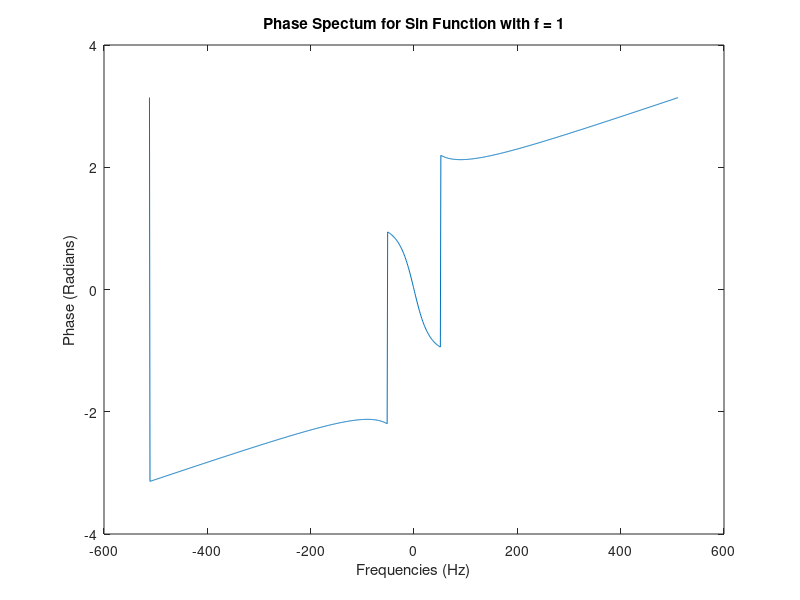
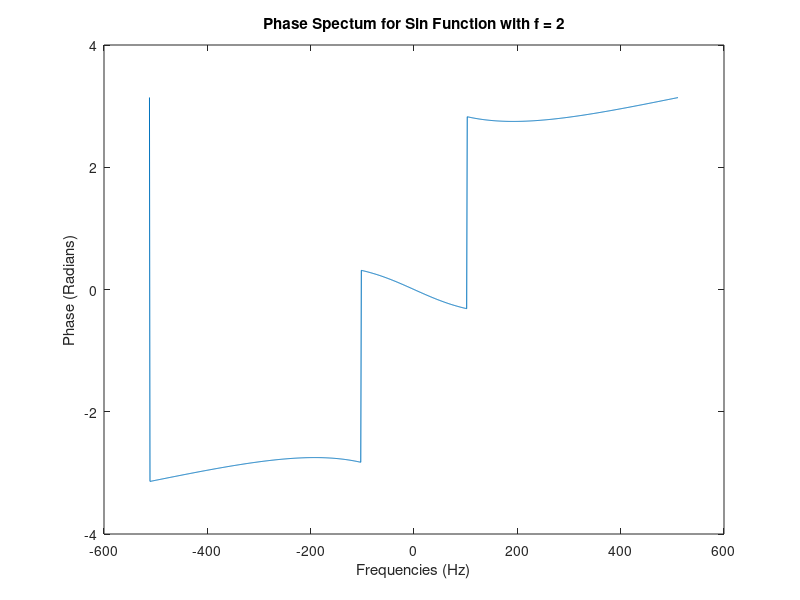
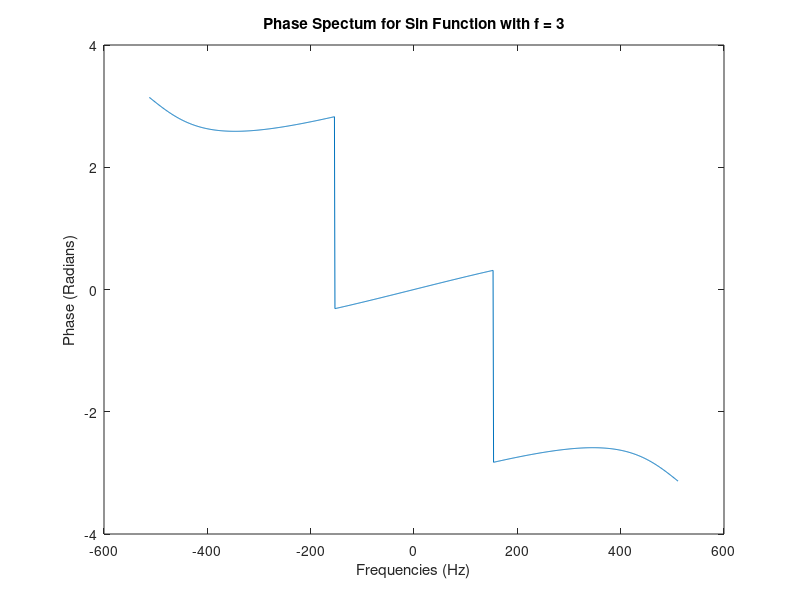
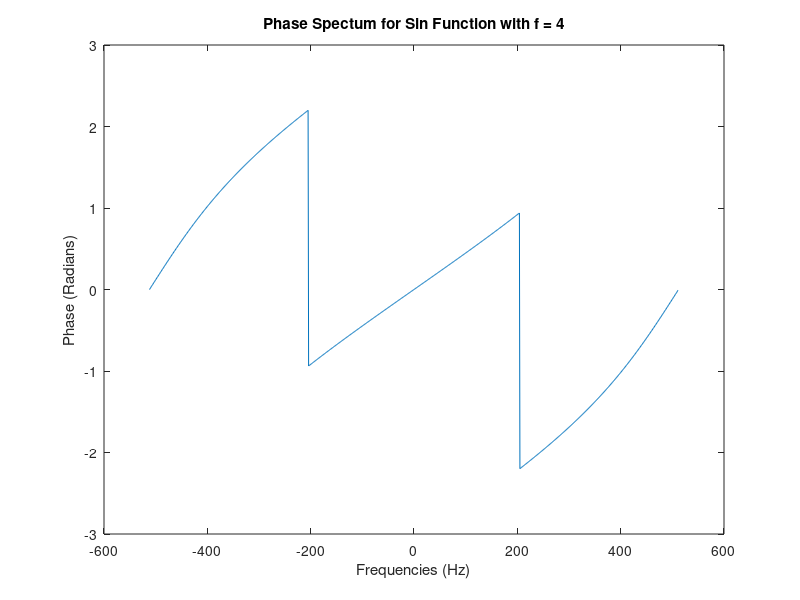

These charts were generated, in order, by the following MATLAB code:
%% Assignment 6 
% Generate a set of time series of a sinusodial function with varying
%  natural frequencies 
samp_rate = 20;%sps
dt  = 1/20 ; %s
f_n = 1/(2*dt); %hz 
N = 1024 ; 
t = [0: dt: (N-1)*dt];
freq = [1:1:19]; 

% double for loops in order to make a matrix with each sample frequency
% in a row with 1024 points corresponding to different times in our series 

for n = 1:length(freq)
    for m = 1:length(t)
        y(n,m) = sin(2*pi*freq(n).*t(m)) ;
    end
    figure(n)
    plot(t,y(n,:))
    title(sprintf( 'Time Series for Sin Function with f = %g', n))
    xlim([0, 2*pi]) 
    xlabel('Time (s)') 
end

%% Fourier Tranform  & plot? 
% TAKING THE FOURIER TRANSFORM THEN SHIFTING IT SO IT'LL BE IN THE RIGHT
% ORDER
fn = [[0:((N/2)-1)], [-N/2: -1]]; %natural frequencies 
for p = 1:length(freq) 
    fft_y(p,:) = fft(y(p,:), N);%N^2 to pad to increase resolution 
    sfft_y(p,:) = fftshift(fft_y(p,:));
    amp_y(p,:) = abs(sfft_y(p,:)); % amplitude
    phas_y(p,:)= atan2(imag(sfft_y(p,:)),real(sfft_y(p,:))); %phase spectrum 
end 
%% plotting amplitude spectrum 

for P = 1:length(freq) 
    %plotting amp 
    figure(P)
    plot(fftshift(fn), amp_y(P,:)/N)
    title( sprintf( 'Amplitude Spectum for Sin Function with f = %g', P))
    xlabel('Frequencies (Hz)') 
    ylabel(' Amplitude')
end 

%% Plotting Phase Spectrum 

for L = 1:length(freq)
    %plotting phase spectrum 
    figure(L) 
    plot(fftshift(fn), phas_y(L,:))
    title( sprintf( 'Phase Spectum for Sin Function with f = %g', L))
    xlabel('Frequencies (Hz)') 
    ylabel('Phase (Radians)')
end 